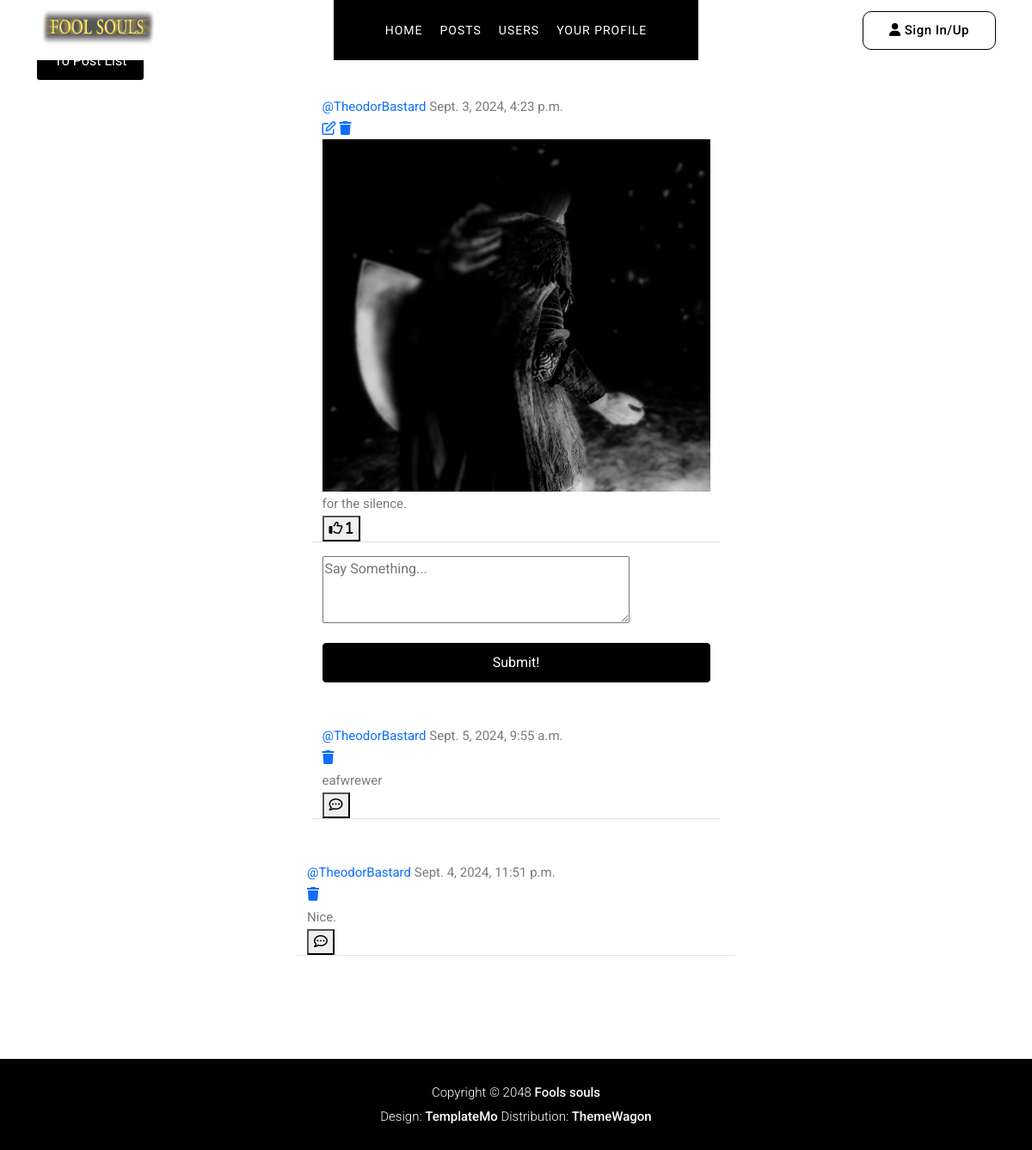
Screenshot of /blogs/post/1/ (signed in) with the database file from the repository.
### blogs/models.py (models this page shows)
class Post(models.Model):
    CATEGORY_CHOICE = (
        ('b', 'Builds'),
        ('w', 'Weapons'),
        ('s', 'Stats'),
        ('o', 'Other'),
    )
    title = models.CharField(max_length=200)
    picture = models.ImageField(upload_to=None, height_field=None,width_field=None)
    body = models.TextField()
    created_on = models.DateTimeField(default=timezone.now)
    author = models.ForeignKey(User, on_delete=models.CASCADE, default=0)
    likes = models.ManyToManyField(User, blank=True, related_name='likes')
    category =  models.CharField(max_length=1 ,choices=CATEGORY_CHOICE, default='o')

class Comment(models.Model):
    comment = models.TextField()
    created_on = models.DateTimeField(default=timezone.now)
    author = models.ForeignKey(User, on_delete=models.CASCADE, default=0)
    post = models.ForeignKey('Post', on_delete=models.CASCADE)
    likes = models.ManyToManyField(User, blank=True, related_name='comment_likes')
    parent = models.ForeignKey('self', on_delete=models.CASCADE, blank=True, null=True, related_name='+')
    @property
    def children(self):
        return Comment.objects.filter(parent=self).order_by('-created_on').all()
    @property
    def is_parent(self):
        if self.parent is None:
            return True
        return False

### blogs/views.py (the view, shortened to what this page needs)
# urls.py: path('post/<int:pk>/', views.PostDetailView.as_view(), name='post-detail'),
class PostDetailView(LoginRequiredMixin, View):
    def get(self, request, pk, *args, **kwargs):
        post = Post.objects.get(pk=pk)
        form = CommentForm()
        comments = Comment.objects.filter(post=post).order_by('-created_on')
        context = {
            'post': post,
            'form': form,
            'comments': comments,
        }
        return render(request, 'blogs/post_detail.html', context)

### blogs/forms.py
class CommentForm(forms.ModelForm):
    comment = forms.CharField(label='',widget=forms.Textarea(attrs={
        'rows': '3',
        'placeholder': 'Say Something...'
        }))
    class Meta:
        model = Comment
        fields = ['comment']

### blogs/templates/blogs/post_detail.html (shortened to what this page needs)
{% extends 'base/base.html' %}
{% load static %}
{% block main %}
<div class="container">
    <div class="row mt-5">
        <div class="col-md-5 col-sm-6">
            <a href="{% url 'blogs:postlist' %}" class="btn btn-light">To Post List</a>
        </div>
    </div>
    <div class="row justify-content-center mt-3">
        <div class="col-md-5 col-sm-12 border-bottom">
                <div>
                    <p class="post-text">
                        <a class="text-primary post-link" href="{% url 'blogs:profile' post.author.profile.pk %}">@{{ post.author }}</a> {{ post.created_on }}
                    </p>
                </div>
                {% if request.user == post.author %}
                    <a href="{% url 'blogs:post-edit' post.pk %}" class="edit-color"><i class="far fa-edit"></i></a>
                    <a href="{% url 'blogs:post-delete' post.pk %}" class="edit-color"><i class="fas fa-trash"></i></a>
                {% endif %}
                <img src="{{ post.picture.url }}"/>
            <p>{{ post.body }}</p>
            <div class="d-flex flex-row">
                <form method="POST" action="{% url 'blogs:like' post.pk %}">
                    <button class="remove-default-btn" type="submit">
                        <i class="far fa-thumbs-up"> <span>{{ post.likes.all.count }}</span></i>
                    </button>
                </form>
        </div>
        </div>
    </div>
    <div class="row justify-content-center mt-3 mb-5">
        <div class="col-md-5 col-sm-12">
            <form method="POST">
                {{ form }}
                <div class="d-grid gap-2">
                    <button class="btn btn-success mt-3">Submit!</button>
                </div>
            </form>
        </div>
    </div>
    {% for comment in comments %}
    {% if comment.is_parent %}
    <div class="row justify-content-center mt-3 mb-5">
        <div class="col-md-5 col-sm-12 border-bottom">
            <p>
                <div>
                    <p class="post-text">
                        <a class="text-primary post-link" href="{% url 'blogs:profile' comment.author.profile.pk %}">@{{ comment.author }}</a> {{ comment.created_on }}
                    </p>
                </div>
                {% if request.user == comment.author %}
                    <a href="{% url 'blogs:comment-delete' post.pk comment.pk %}" class="edit-color"><i class="fas fa-trash"></i></a>
                {% endif %}
            </p>
            <p>{{ comment.comment }}</p>
            <div>
                <button class="remove-default-btn"><i class="far fa-comment-dots" onclick="commentReplyToggle('{{ comment.pk }}')"></i></button>
            </div>
        </div>
    </div>
</div>
    {% endif %}
    {% endfor %}
{% endblock %}

### base/static/base/assets/css/templatemo-snapx-photography.css (style rules this page uses)
html, body, div, span, applet, object, iframe, h1, h2, h3, h4, h5, h6, p, blockquote, div pre, a, abbr, acronym, address, big, cite, code, del, dfn, em, font, img, ins, kbd, q, s, samp, small, strike, strong, sub, sup, tt, var, b, u, i, center, dl, dt, dd, ol, ul, li, figure, header, nav, section, article, aside, footer, figcaption { margin: 0; padding: 0; border: 0; outline: 0; }
* { box-sizing: border-box; }
html, body { font-family: 'Roboto', sans-serif; font-weight: 400; background-color: #fff; font-size: 16px; -ms-text-size-adjust: 100%; -webkit-font-smoothing: antialiased; -moz-osx-font-smoothing: grayscale; }
a { text-decoration: none !important; }
p { font-size: 15px; line-height: 28px; color: #7a7a7a; }
img { width: 100%; overflow: hidden; }
html, body { background: #fff; font-family: 'Roboto', sans-serif; }
.btn { padding: 10px 20px; background: #000000; color: #fff; transition: all .3s; }
a.btn { color: #fff; text-align: center; text-decoration: none; }
body { overflow-x: hidden; }

### rows the page displays
Post: author "TheodorBastard", created_on "Sept. 3, 2024, 4:23 p.m.", picture (picture), body "for the silence.", likes.all.count "1"
Comment: author "TheodorBastard", created_on "Sept. 5, 2024, 9:55 a.m.", comment "eafwrewer"
Comment: author "TheodorBastard", created_on "Sept. 4, 2024, 11:51 p.m.", comment "Nice."
